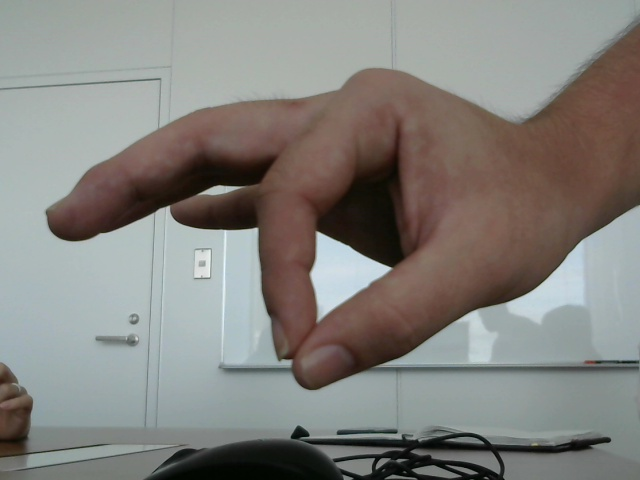
#> input picture save_images/pic.jpg, 640 x 480 px
$ python -i webcam_whiteblack.py   (imports and definitions only)
#> lines starting #> are read from the running program, lines starting #| are printed output that depends on the picture; after the words box and inside, x2 and y2 are one past the last pixel; in counts of white or black regions, pixels touching at a corner belong together
# -*- coding: utf-8

def white_black():
    from PIL import Image
    import cv2
    import numpy as np
    from scipy import stats

    hmin = 0 #二値化画像を作成する際の範囲値の設定
    hmax = 30 # 15-40程度にセット
    smin = 50 #

    while True:
        img_src = cv2.imread("save_images/pic.jpg", 1)#テストの場合はここに画像へのパス
#> img_src is the input picture: shape (480, 640, 3); mean B, G, R 125.9, 130.2, 131.9
        # 映像データをHSV形式に変換
        hsv_src = cv2.cvtColor(img_src, cv2.COLOR_BGR2HSV)
#> hsv_src: shape (480, 640, 3); mean H, S, V 56.3, 44, 138.5
        # HSV形式からHチャンネルとSチャンネルの画像を得る
        hsv_channels = cv2.split(hsv_src)
        h_channel = hsv_channels[0]
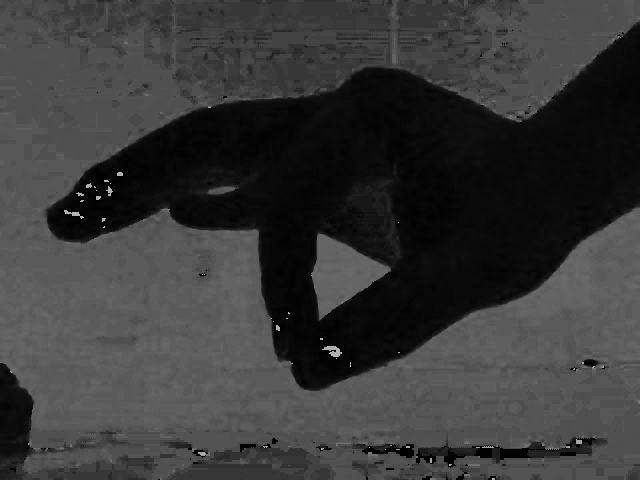
#> h_channel: shape (480, 640); min 0, max 179, mean 56.3
        s_channel = hsv_channels[1]

        # Hチャンネルを平滑化
        h_binary = cv2.GaussianBlur(h_channel, (5,5), 0)

        # Hチャンネルの二値化画像を作成
        # hmin～hmaxの範囲を255（白）に、それ以外を0（黒）に
        ret,h_binary = cv2.threshold(h_binary, hmax, 255, cv2.THRESH_TOZERO_INV)
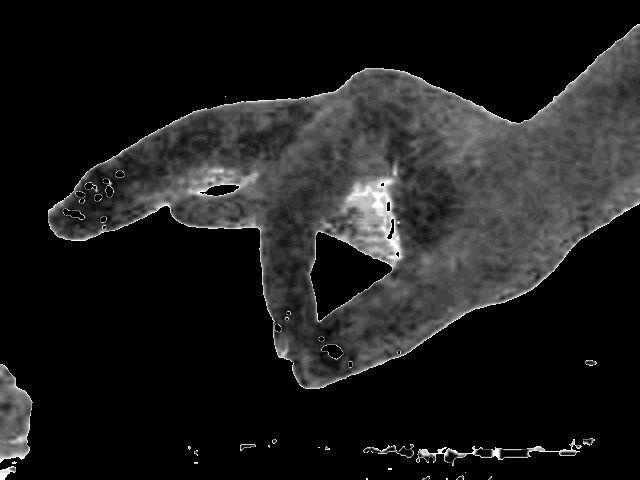
#> h_binary: shape (480, 640); min 0, max 30, mean 3.4; drawn with min black and max white
#> ret = 30
        ret,h_binary = cv2.threshold(h_binary, hmin, 255, cv2.THRESH_BINARY)
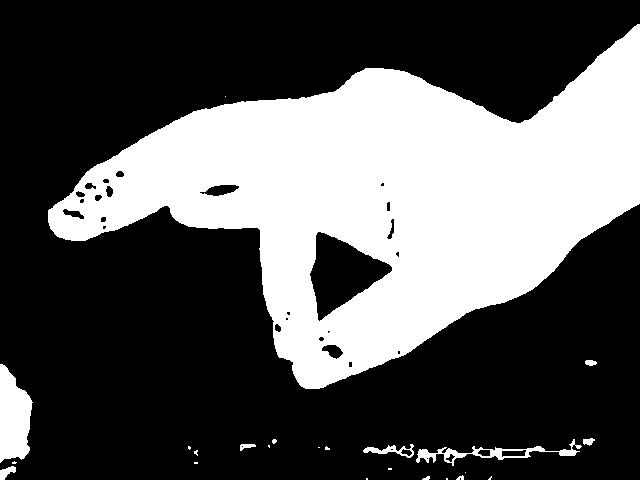
#> h_binary: shape (480, 640); 34.1% white; 24 white regions (14 under 20 px), largest, box (x1, y1, x2, y2) and area: (48, 24, 640, 389) 100841, (0, 364, 33, 463) 2352, (416, 439, 582, 466) 955
#> ret = 0
        # Sチャンネルの二値化画像を作成
        # smin～255の範囲を255（白）に、それ以外を0に（黒）に
        ret,s_binary = cv2.threshold(s_channel, smin, 255, cv2.THRESH_BINARY)
#> s_binary: shape (480, 640); 34.9% white; 96 white regions (74 under 20 px), largest, box (x1, y1, x2, y2) and area: (48, 26, 640, 390) 99522, (162, 448, 338, 480) 3320, (0, 365, 32, 458) 2105
#> ret = 50

        # HチャンネルとSチャンネルの二値化画像のANDをとる
        # HチャンネルとSチャンネルの両方で255（白）の領域のみ白となる
        hs_and = h_binary & s_binary
#> hs_and: shape (480, 640); 32.8% white; 20 white regions (17 under 20 px), largest, box (x1, y1, x2, y2) and area: (48, 26, 640, 389) 98623, (0, 365, 32, 458) 2105, (585, 361, 597, 365) 34
        path = "save_images/after2.jpg" #２値化後の画像を表示
        cv2.imwrite(path,hs_and)
        # 以下、最も広い白領域のみを残すための計算
        # まず、白領域の塊（クラスター）にラベルを振る
        img_dist, img_label = cv2.distanceTransformWithLabels(255-hs_and,cv2.DIST_L2, 5)
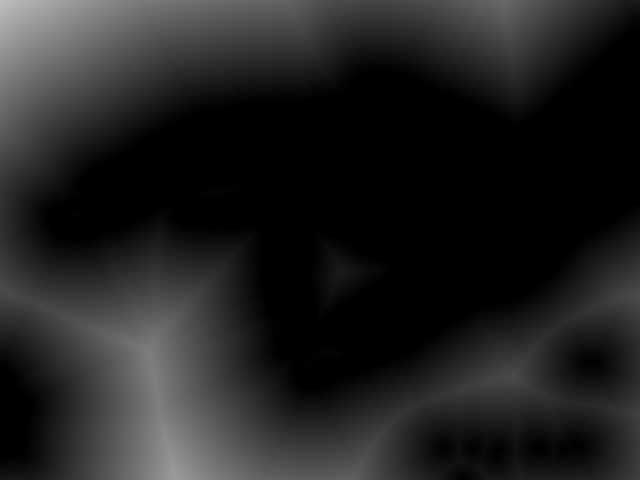
#> img_dist: shape (480, 640) float32; min 0, max 190.7, mean 33.9
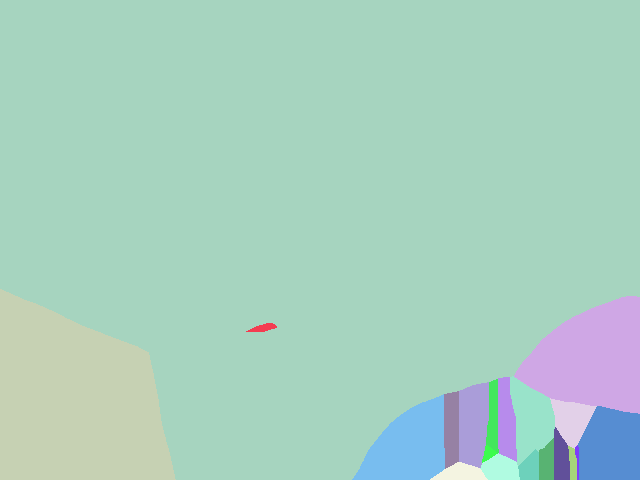
#> img_label: shape (480, 640) int32; 20 distinct labels, from 1 to 20; one colour per label, 0 black
        img_label = np.uint8(img_label) & hs_and
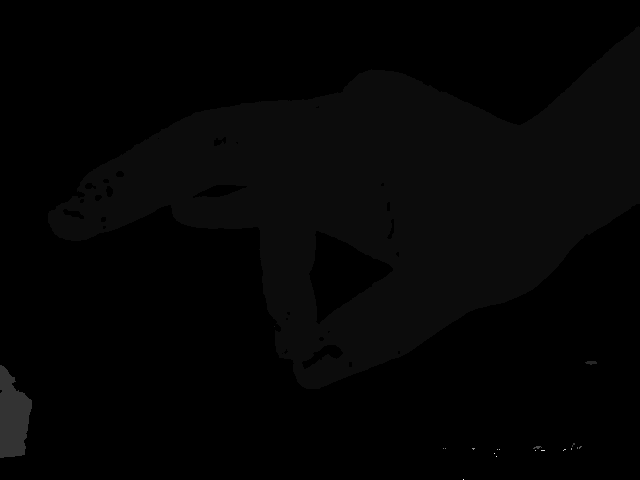
#> img_label: shape (480, 640); min 0, max 20, mean 0.35; drawn with min black and max white
        # ラベル0は黒領域なので除外
        img_label_not_zero = img_label[img_label != 0]
        # 最も多く現れたラベルが最も広い白領域のラベル
        if len(img_label_not_zero) != 0:
            m = stats.mode(img_label_not_zero)[0]
#> m = 1
        else:
            m = 0
            # 最も広い白領域のみを残す
        hand = np.uint8(img_label == m)*255
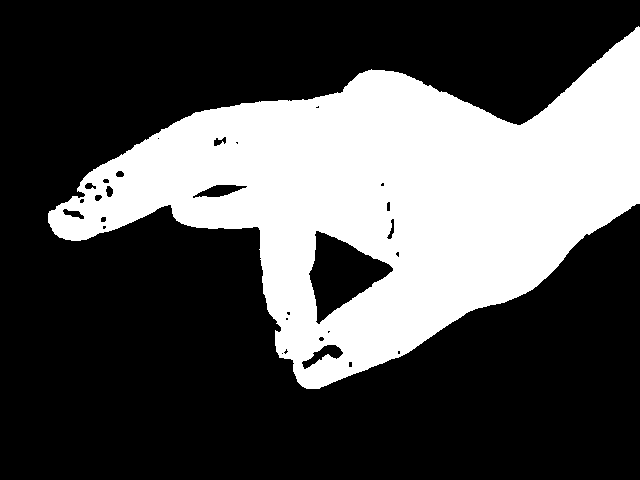
#> hand: shape (480, 640); 32.1% white; 1 white region, box (x1, y1, x2, y2) and area: (48, 26, 640, 389) 98623


        key = cv2.waitKey(1) & 0xFF
#> (key q is pressed here)
        # 得られた二値化画像を画面に表示

        cv2.imshow("hand", hand)
        cv2.moveWindow('hand', 800, 200) #ウィンドウの位置調整
        cv2.imwrite("save_images/white_black.jpg",hand)#最終的なファイルの作成
        if key == ord('q'):
            break
    cv2.destroyAllWindows()

    return hand

>>> result = white_black()
